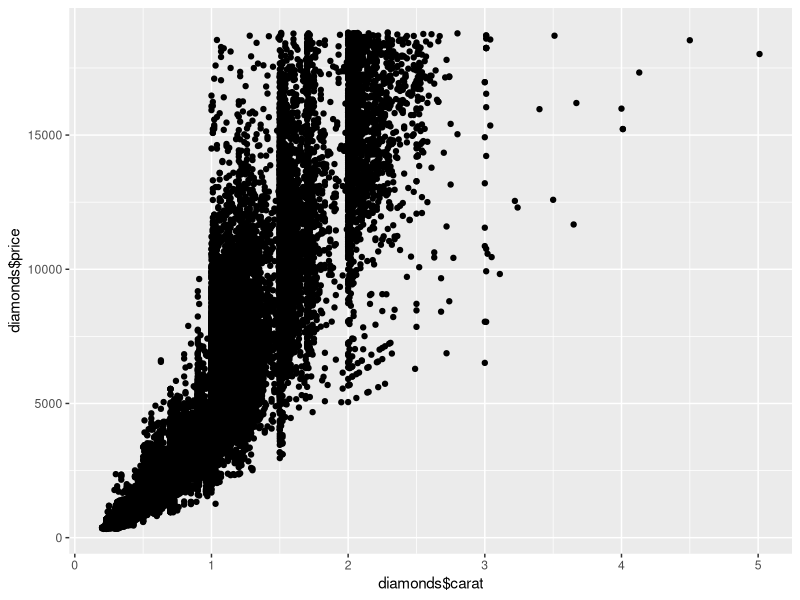
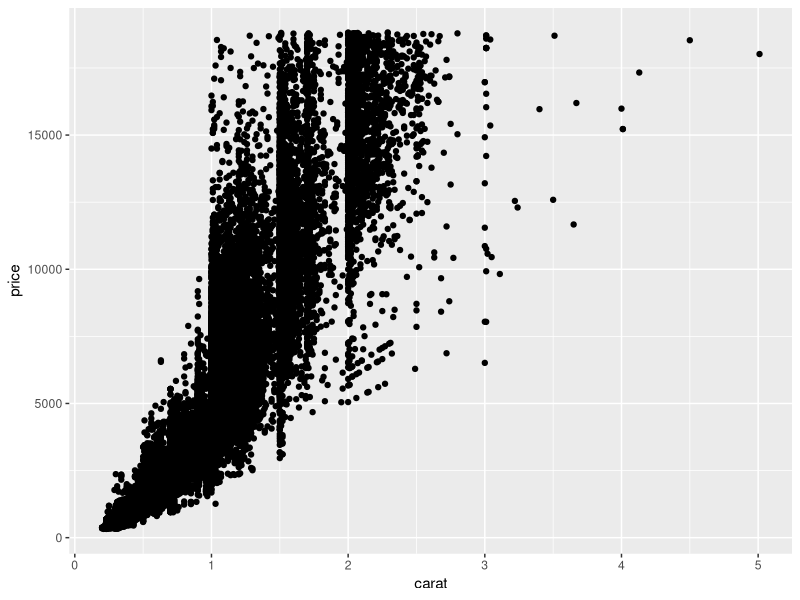
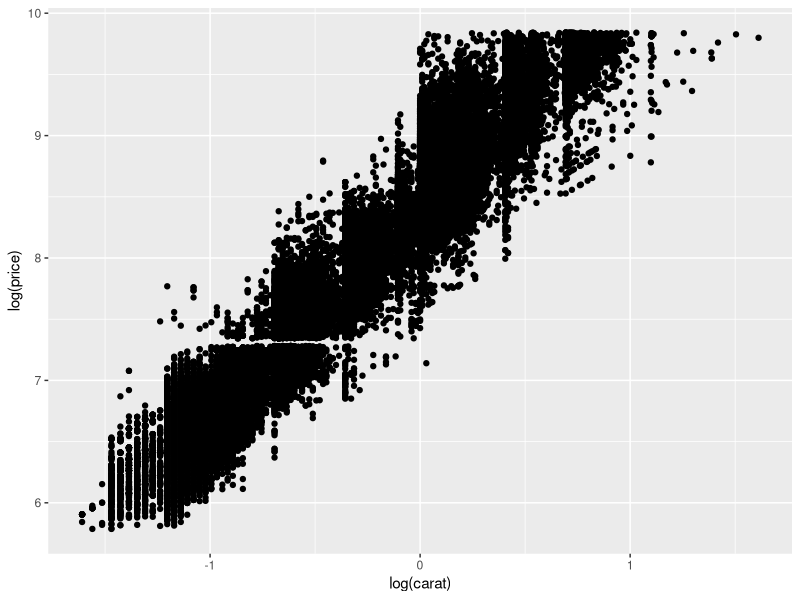
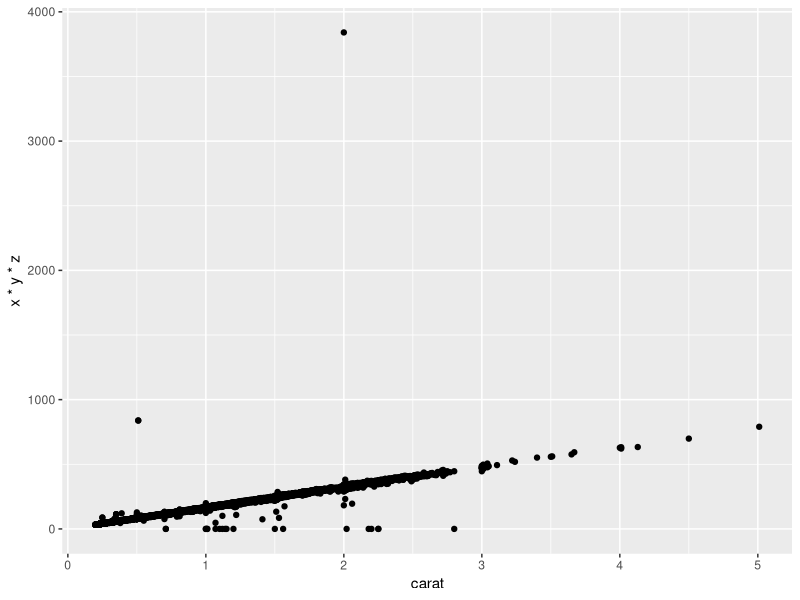
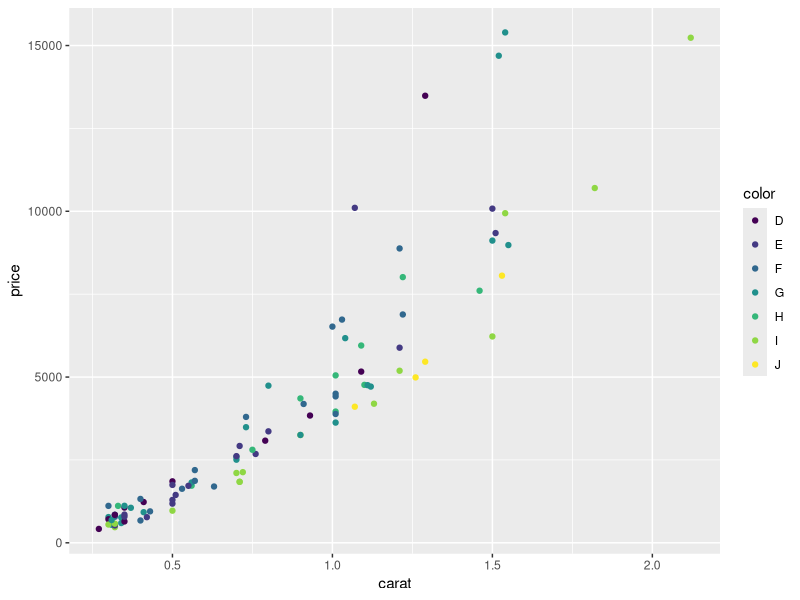
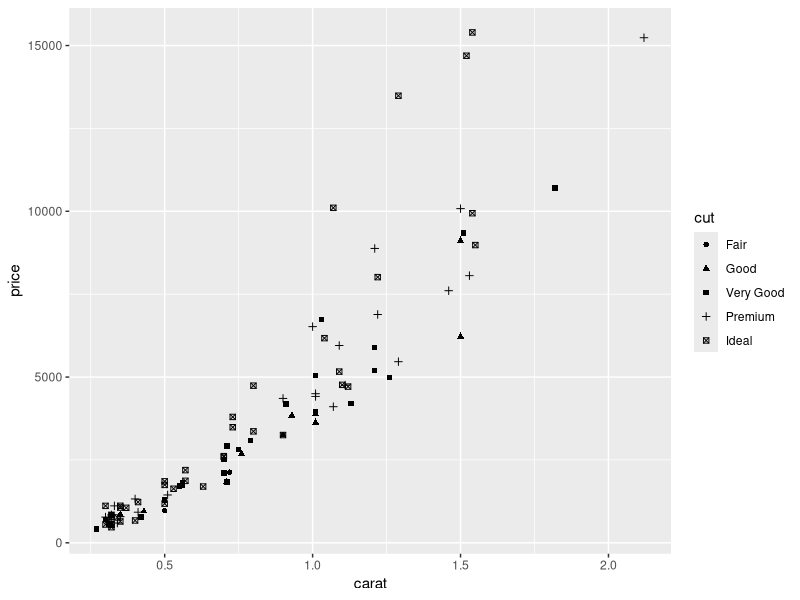
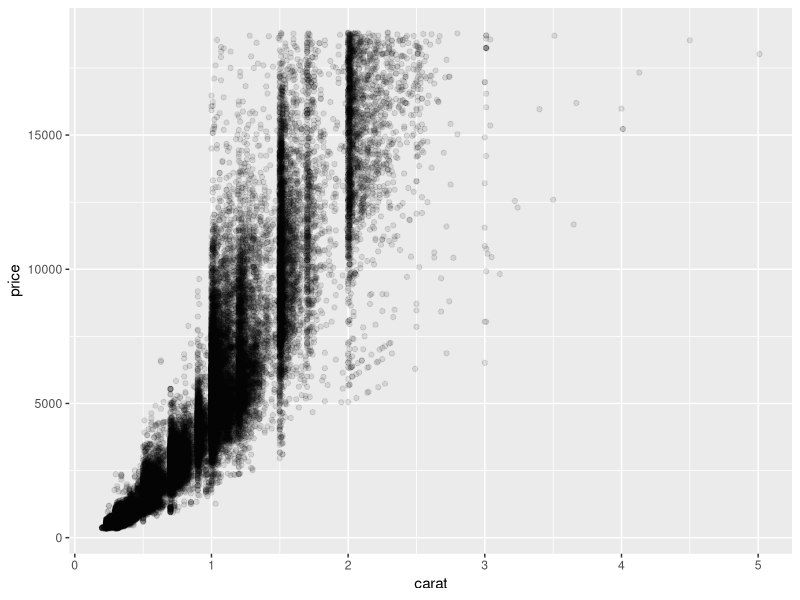
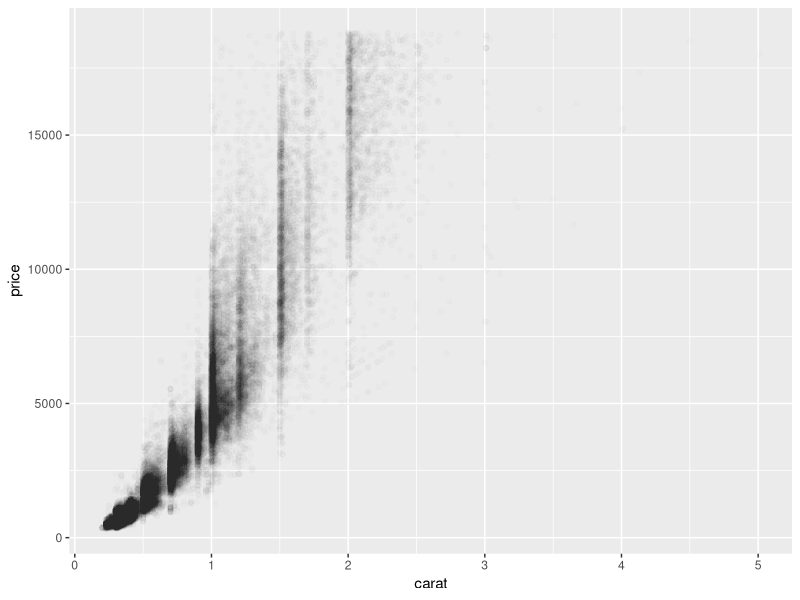

Here is the R script that generated these plots, in order:
## ---- chunk 1
knitr::opts_chunk$set(echo = TRUE)
## ---- chunk 2
library(ggplot2)
## ---- chunk 3
head(diamonds)
## ---- chunk 4
set.seed(5)
diamonds.subset <- diamonds[sample(nrow(diamonds), 100), ]
## ---- chunk 5
qplot(diamonds$carat, diamonds$price)
## ---- chunk 6
qplot(carat, price, data = diamonds)
## ---- chunk 7
qplot(log(carat), log(price), data = diamonds)
## ---- chunk 8
qplot(carat, x * y * z, data = diamonds)
## ---- chunk 9
qplot(carat, price, data = diamonds.subset, color = color)
## ---- chunk 10
qplot(carat, price, data = diamonds.subset, shape = cut)
## ---- chunk 11
qplot(carat, price, data = diamonds, alpha = I(1/10))
qplot(carat, price, data = diamonds, alpha = I(1/100))
## ---- chunk 12
qplot(carat, price, data = diamonds.subset,
      geom = c("point", "smooth"))
qplot(carat, price, data = diamonds,
      geom = c("point", "smooth"))
## ---- chunk 13
qplot(color, price / carat, data = diamonds, geom = "boxplot")
## ---- chunk 14
qplot(color, price / carat, data = diamonds, geom = "jitter")
## ---- chunk 15
qplot(color, price / carat, data = diamonds,
      geom = "jitter", alpha = I(1 / 5))
qplot(color, price / carat, data = diamonds, geom = "jitter",
      alpha = I(1 / 50))
qplot(color, price / carat, data = diamonds, geom = "jitter",
      alpha = I(1 / 200))
## ---- chunk 16
qplot(color, price / carat, data = diamonds, geom = "jitter",
      alpha = I(1 / 5), shape = cut)
## ---- chunk 17
qplot(color, price / carat, data = diamonds, geom = "jitter",
      alpha = I(1 / 5), color = color)
## ---- chunk 18
qplot(color, price / carat, data = diamonds, geom = "jitter",
      alpha = I(1 / 5), color = cut)
## ---- chunk 19
qplot(color, price / carat, data = diamonds, geom = "boxplot",
      color = color)
## ---- chunk 20
qplot(color, price / carat, data = diamonds, geom = "boxplot",
      fill = color)
## ---- chunk 21
qplot(color, price / carat, data = diamonds, geom = "boxplot",
      size = I(2))
## ---- chunk 22
qplot(carat, data = diamonds, geom = "histogram")
## ---- chunk 23
qplot(carat, data = diamonds, geom = "histogram",
      binwidth = 0.5, xlim = c(0, 3))
## ---- chunk 24
qplot(carat, data = diamonds, geom = "histogram",
      binwidth = 0.01, xlim = c(0, 3))
## ---- chunk 25
qplot(carat, data = diamonds, geom = "histogram",
      fill = color)
## ---- chunk 26
qplot(carat, data = diamonds, geom = "density")
## ---- chunk 27
qplot(carat, data = diamonds, geom = "density", adjust = 3)
## ---- chunk 28
qplot(carat, data = diamonds, geom = "density",
      color = color)
## ---- chunk 29
qplot(carat, ..density.., data = diamonds,
      geom = c("histogram", "density"))
## ---- chunk 30
qplot(color, data = diamonds, geom = "bar")
## ---- chunk 31
qplot(color, data = diamonds, geom = "bar", weight = carat) +
  ylab("carat")
## ---- chunk 32
qplot(date, unemploy / pop, data = economics, geom = "line")
## ---- chunk 33
qplot(date, uempmed, data = economics, geom = "line")
## ---- chunk 34
qplot(unemploy / pop, uempmed, data = economics,
      geom = c("point", "path"))
## ---- chunk 35
year <- function(x) as.POSIXlt(x)$year + 1900
qplot(unemploy / pop, uempmed, data = economics,
      geom = "path", colour = year(date))
## ---- chunk 36
qplot(carat, data = diamonds, facets = color ~ cut,
      geom = "histogram", binwidth = 0.1, xlim = c(0, 3))
## ---- chunk 37
qplot(carat, data = diamonds, facets = color ~ .,
      geom = "histogram", binwidth = 0.1, xlim = c(0, 3))
## ---- chunk 38
qplot(
  carat, price, data = diamonds.subset,
  xlab = "Price ($)", ylab = "Weight (carats)",
  main = "Price-weight relationship"
)
## ---- chunk 39
qplot(
  carat, price/carat, data = diamonds.subset,
  ylab = expression(frac(price,carat)),
  xlab = "Weight (carats)",
  main="Small diamonds",
  xlim = c(.2,1)
)
## ---- chunk 40
qplot(carat, price, data = diamonds.subset, log = "xy")
## ---- chunk 41
my.plot <- ggplot(diamonds, aes(carat, price, colour = cut))
my.plot <- my.plot + layer(
  geom = "point",
  stat = "identity",
  position = "identity",
  params = list(na.rm = FALSE)
)
my.plot
## ---- chunk 42
my.plot2 <- ggplot(diamonds, aes(x = carat))
my.plot2 <- my.plot2 + layer(
  geom = "bar",
  stat = "bin",
  position = "identity",
  params = list(
    fill = "steelblue",
    binwidth = 0.2,
    na.rm = FALSE
  )
)
my.plot2
## ---- chunk 43
my.plot3 <- ggplot(diamonds, aes(x = carat))
my.plot3 <- my.plot3 +
  geom_histogram(binwidth = 0.2, fill = "steelblue")
my.plot3
## ---- chunk 44
ggplot(msleep, aes(sleep_rem / sleep_total, awake)) +
  geom_point()
qplot(sleep_rem / sleep_total, awake, data = msleep)
## ---- chunk 45
qplot(sleep_rem / sleep_total, awake, data = msleep) +
  geom_smooth()
qplot(sleep_rem / sleep_total, awake, data = msleep,
      geom = c("point", "smooth"))
ggplot(msleep, aes(sleep_rem / sleep_total, awake)) +
  geom_point() + geom_smooth()
## ---- chunk 46
my.plot4 <- ggplot(msleep, aes(sleep_rem / sleep_total, awake))
summary(my.plot4)
my.plot4 <- my.plot4 + geom_point()
summary(my.plot4)
## ---- chunk 47
bestfit <- geom_smooth(method = "lm", se = F,
                       color = alpha("steelblue", 0.5), size = 2)
qplot(sleep_rem, sleep_total, data = msleep) + bestfit
qplot(awake, brainwt, data = msleep, log = "y") + bestfit
qplot(bodywt, brainwt, data = msleep, log = "xy") + bestfit
## ---- chunk 48
my.plot5 <- ggplot(mtcars, aes(mpg, wt, colour = 'cyl')) + geom_point()
my.plot5
mtcars.trans <- transform(mtcars, mpg = mpg ^ 2)
my.plot5 %+% mtcars.trans
## ---- chunk 49
aes(x = weight, y = height, color = age)
## ---- chunk 50
aes(weight, height, colour = sqrt(age))
## ---- chunk 51
my.plot6 <- ggplot(mtcars, aes(x = mpg, y = wt))
my.plot6 <- my.plot6 + geom_point()
summary(my.plot6)
## ---- chunk 52
my.plot7 <- ggplot(mtcars)
my.plot7 <- my.plot7 + aes(x = mpg, y = wt)
my.plot7 <- my.plot7 + geom_point()
summary(my.plot7)
## ---- chunk 53
my.plot7 + geom_point(aes(colour = 'factor(cyl)'))
my.plot7 + geom_point(aes(y = disp))
aes(y = NULL)
## ---- chunk 54
my.plot8 <- ggplot(mtcars, aes(mpg, wt))
my.plot8 + geom_point(colour = "blue")
## ---- chunk 55
my.plot8 + geom_point(aes(colour = "blue"))
## ---- chunk 56
library(nlme)
my.plot9 <- ggplot(Oxboys, aes(age, height)) +
  geom_line()
my.plot9
my.plot9 <- ggplot(Oxboys, aes(age, height, group = Subject)) +
  geom_line()
my.plot9
## ---- chunk 57
my.plot9 + geom_smooth(method="lm", se = F)
my.plot9 + geom_smooth(aes(group = 1), method="lm", size = 2, se = F)
## ---- chunk 58
boysbox <- ggplot(Oxboys, aes(Occasion, height)) + geom_boxplot()
boysbox
## ---- chunk 59
boysbox + geom_line(aes(group = Subject), color = "blue")
## ---- chunk 60
my.df <- data.frame(x = 1:3, y = 1:3, z = 1:3)
qplot(x, y, data = my.df, color = factor(z), size = I(5)) +
  geom_line(size = 3, group = 1)
## ---- chunk 61
qplot(color, data = diamonds, geom = "bar",
      fill = cut)
## ---- chunk 62
ggplot(diamonds, aes(carat)) +
  geom_histogram(aes(y = ..density..), binwidth = 0.1)
qplot(carat, ..density.., data = diamonds,
      geom="histogram", binwidth = 0.1)
## ---- chunk 63
ggplot(diamonds, aes(clarity, fill=cut)) + geom_bar(position="dodge")
## ---- chunk 64
ggplot(diamonds, aes(clarity, fill=cut)) + geom_bar(position="fill")
## ---- chunk 65
ggplot(diamonds, aes(clarity, fill=cut)) + geom_bar(position="stack")
## ---- chunk 66
ggplot(diamonds, aes(clarity, group = cut)) +
  geom_line(aes(color = cut), position="identity", stat = "count")
## ---- chunk 67
set.seed(5)
diamonds.subset <- diamonds[sample(nrow(diamonds), 500), ]
ggplot(diamonds.subset, aes(clarity, cut)) +
  geom_point(aes(color = color), position="jitter")
## ---- chunk 68
my.plot <- ggplot(diamonds, aes(carat)) + xlim(0, 3)
my.plot + stat_bin(aes(ymax = ..count..), binwidth = 0.1, geom = "area")

my.plot + stat_bin(
  aes(size = ..density..), binwidth = 0.1,
  geom = "point", position="identity"
)
## ---- chunk 69
library(nlme)
model <- lme(height ~ age, data = Oxboys, random = ~ 1 + age | Subject)
age_grid <- seq(-1, 1, length = 10)
subjects <- unique(Oxboys$Subject)
preds <- expand.grid(age = age_grid, Subject = subjects)
preds$height <- predict(model, preds)
my.plot10 <- ggplot(Oxboys, aes(age, height, group = Subject)) + geom_line()
my.plot10 + geom_line(data = preds, colour = "#3366FF", size= 0.4)
## ---- chunk 70
Oxboys$fitted <- predict(model)
Oxboys$resid <- with(Oxboys, fitted - height)
my.plot10 %+% Oxboys + aes(y = resid) + geom_smooth(aes(group=1))
